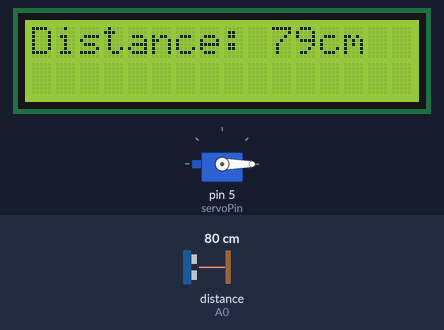
Bench run of a sketch on a simulated Arduino Uno, built with avr-gcc and run on an emulated ATmega328P. Parts: 16×2 character LCD, servo. Wiring (inferred from the names in the program): ultrasonic range finder: trigger pin 2; echo A0. Inputs (shaded band) come from the test bench; at power-on: distance to the obstacle (sensor on A0) 80 cm. The echo pulse lasts 58.3 µs per cm.

Above: at 4.2 s.
4.3 s: distance to the obstacle (sensor on A0) set to 30 cm
At 5.6 s:
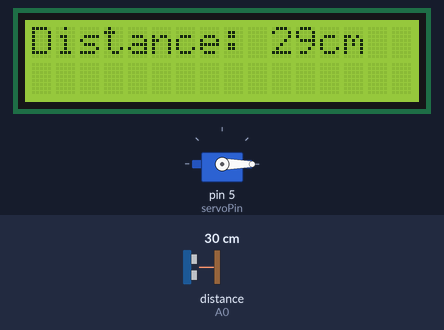
6.1 s: distance to the obstacle (sensor on A0) set to 25 cm
At 7.2 s:
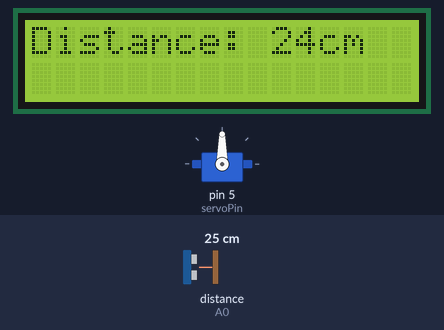
Timing chart, 0 to 9.1 s (numbered marks = the images above; inputs shaded):
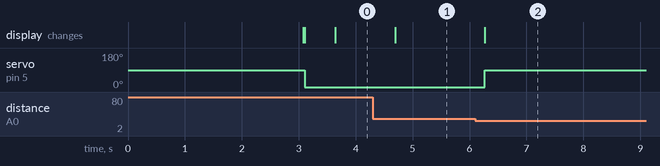

The sketch:

auto-open-Tcan-code.ino
```cpp
#include <Wire.h>
#include <LiquidCrystal_I2C.h>
#include <Servo.h>

LiquidCrystal_I2C lcd(0x27, 16, 2);

const int servoPin = 5;
const int trigPin = 2;
const int echoPin = A0;

int distance = 0;

Servo myServo;

void setup(){

  lcd.init();
  lcd.backlight();
  lcd.setCursor(2, 0);
  lcd.print("System Ready.");
  delay(3000);
  lcd.clear();

  myServo.attach(servoPin);

  pinMode(trigPin, OUTPUT);
  pinMode(echoPin, INPUT);


}

void loop(){

  digitalWrite(trigPin, LOW);
  delayMicroseconds(2);
  digitalWrite(trigPin, HIGH);
  delayMicroseconds(10);
  digitalWrite(trigPin, LOW);

  long duration = pulseIn(echoPin, HIGH);

  distance = duration * 0.0344 / 2;

  lcd.setCursor(0, 0);
  lcd.print("Distance:           ");
  lcd.setCursor(10, 0);
  lcd.print(distance);
  lcd.print("cm");

  openTcan();

  delay(500);


}

void openTcan(){

  if (distance <= 25){
    myServo.write(90);
    delay(5000);
  }
  else if(distance >=26){
    myServo.write(0);
  }

}
```

Measured:
- the behaviour switches between 27 and 26 cm on distance to the obstacle (sensor on A0) (found by bisection; images 1 and 2)
- after the input at 4.3 s, the display: changes after 0.39 s (image 1)
- after the input at 6.1 s, servo on pin 5 (servoPin): 0° → 90° after 0.17 s; the display: changes after 0.17 s (image 2)
